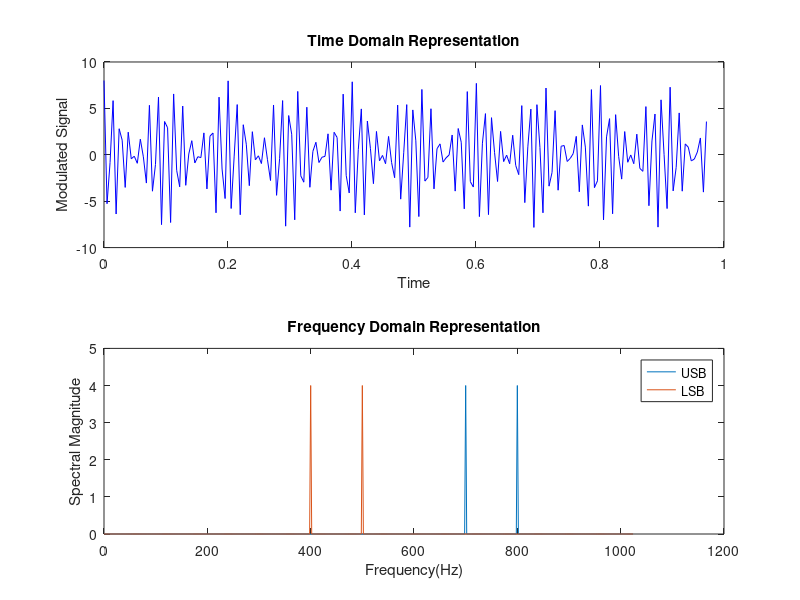

The MATLAB source for this figure:
N = 1024;
fs = 2048;
t = (0:N-1)/fs;
fc = 600; %Carrier frequency !! Limit fc<800 to avoid freqdomain aliasing
fm1 = 200;
fm2 = 100;
Em1 = 2;
Em2 = 2;

m = Em1*cos(2*pi*fm1*t)+Em2*cos(2*pi*fm2*t); %Message
mh = imag(hilbert(m)); %Hilbert transform of the message signal

sbu = m.*2.*cos(2*pi*fc*t) - mh.*2.*sin(2*pi*fc*t);  %Expression for USB SSB
sbl = m.*2.*cos(2*pi*fc*t) + mh.*2.*sin(2*pi*fc*t);  %Expression for LSB SSB
SBU = 2/N*abs(fft(sbu));
SBL = 2/N*abs(fft(sbl));

freq = fs * (0 : N/2) / N; 
clc;
display('Single SideBand Modulation');
sprintf('Carrier frequency: %d Hz',fc)
sprintf('Message frequency: %d Hz and %d Hz',fm1,fm2)
sprintf('USB spectra at: %d Hz and %d Hz',fc+fm1,fc+fm2)
sprintf('LSB spectra at: %d Hz and %d Hz',fc-fm1,fc-fm2)

close all;
subplot(211);
plot(10*t(1:200),sbu(1:200),'b'); %Time Domain Plot
title('Time Domain Representation');
xlabel('Time'); ylabel('Modulated Signal');

subplot(212);
plot(freq,SBU(1:N/2+1),freq,SBL(1:N/2+1)); %Frequency domain plot
title('Frequency Domain Representation');
xlabel('Frequency(Hz)'); ylabel('Spectral Magnitude');
legend('USB','LSB');
